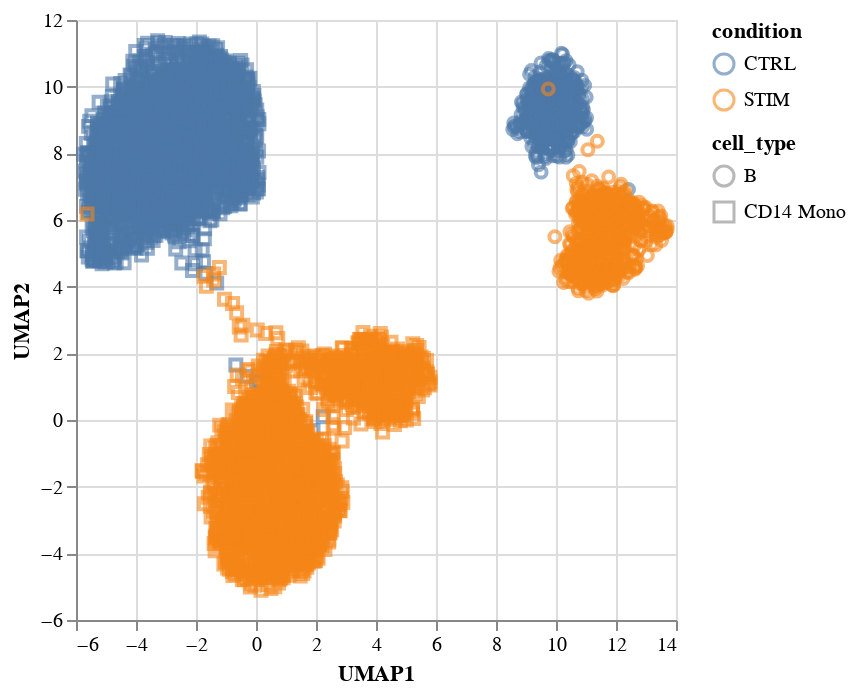

Write notebook code for a chart like this one.
### Markdown cell above
The real data are more "regular" than the original data. But we nicely see the condition effect disappear for cell type B in the synthetic null data.

### Code cell
import altair
from scdesigner.experimental.diagnose import plot_umap

altair.data_transformers.enable("vegafusion")
plot_umap(example_sce, color="condition", shape="cell_type")

### Figure 1 — Vega specification as saved in the notebook (floating-point values rounded to 4 significant figures; data arrays with more than 128 entries replaced by an {"elided": "..."} marker saying what was removed)
{"$schema": "https://vega.github.io/schema/vega/v5.json", "data": [{"name": "source_0", "values": {"elided": "5340 records"}}, {"name": "source_0_x_domain_UMAP1", "values": [{"min": -5.738, "max": 13.71}]}, {"name": "source_0_y_domain_UMAP2", "values": [{"min": -5.108, "max": 11.38}]}, {"name": "source_0_color_domain_condition", "values": [{"condition": "CTRL"}, {"condition": "STIM"}]}, {"name": "source_0_shape_domain_cell_type", "values": [{"cell_type": "CD14 Mono"}, {"cell_type": "B"}]}], "marks": [{"type": "symbol", "name": "marks", "from": {"data": "source_0"}, "encode": {"update": {"y": {"field": "UMAP2", "scale": "y"}, "opacity": {"value": 0.6}, "fill": {"value": "transparent"}, "shape": {"field": "cell_type", "scale": "shape"}, "stroke": {"field": "condition", "scale": "color"}, "x": {"field": "UMAP1", "scale": "x"}}}, "style": ["point"]}], "scales": [{"name": "x", "type": "linear", "domain": [{"signal": "(data(\"source_0_x_domain_UMAP1\")[0] || {}).min"}, {"signal": "(data(\"source_0_x_domain_UMAP1\")[0] || {}).max"}], "range": [0, {"signal": "width"}], "nice": true, "zero": true}, {"name": "y", "type": "linear", "domain": [{"signal": "(data(\"source_0_y_domain_UMAP2\")[0] || {}).min"}, {"signal": "(data(\"source_0_y_domain_UMAP2\")[0] || {}).max"}], "range": [{"signal": "height"}, 0], "nice": true, "zero": true}, {"name": "color", "type": "ordinal", "domain": {"data": "source_0_color_domain_condition", "field": "condition", "sort": true}, "range": "category"}, {"name": "shape", "type": "ordinal", "domain": {"data": "source_0_shape_domain_cell_type", "field": "cell_type", "sort": true}, "range": "symbol"}], "axes": [{"scale": "x", "tickCount": {"signal": "ceil(width/40)"}, "gridScale": "y", "aria": false, "labels": false, "orient": "bottom", "domain": false, "maxExtent": 0, "grid": true, "zindex": 0, "ticks": false, "minExtent": 0}, {"scale": "y", "gridScale": "x", "ticks": false, "grid": true, "aria": false, "maxExtent": 0, "tickCount": {"signal": "ceil(height/40)"}, "labels": false, "minExtent": 0, "orient": "left", "zindex": 0, "domain": false}, {"scale": "x", "labelFlush": true, "labelOverlap": true, "tickCount": {"signal": "ceil(width/40)"}, "zindex": 0, "title": "UMAP1", "grid": false, "orient": "bottom"}, {"scale": "y", "orient": "left", "labelOverlap": true, "tickCount": {"signal": "ceil(height/40)"}, "grid": false, "title": "UMAP2", "zindex": 0}], "padding": 5, "width": 300, "style": "cell", "background": "white", "legends": [{"stroke": "color", "symbolType": "circle", "title": "condition", "encode": {"symbols": {"update": {"fill": {"value": "transparent"}, "opacity": {"value": 0.6}}}}}, {"shape": "shape", "symbolType": "circle", "title": "cell_type", "encode": {"symbols": {"update": {"fill": {"value": "transparent"}, "opacity": {"value": 0.6}}}}}], "height": 300}
